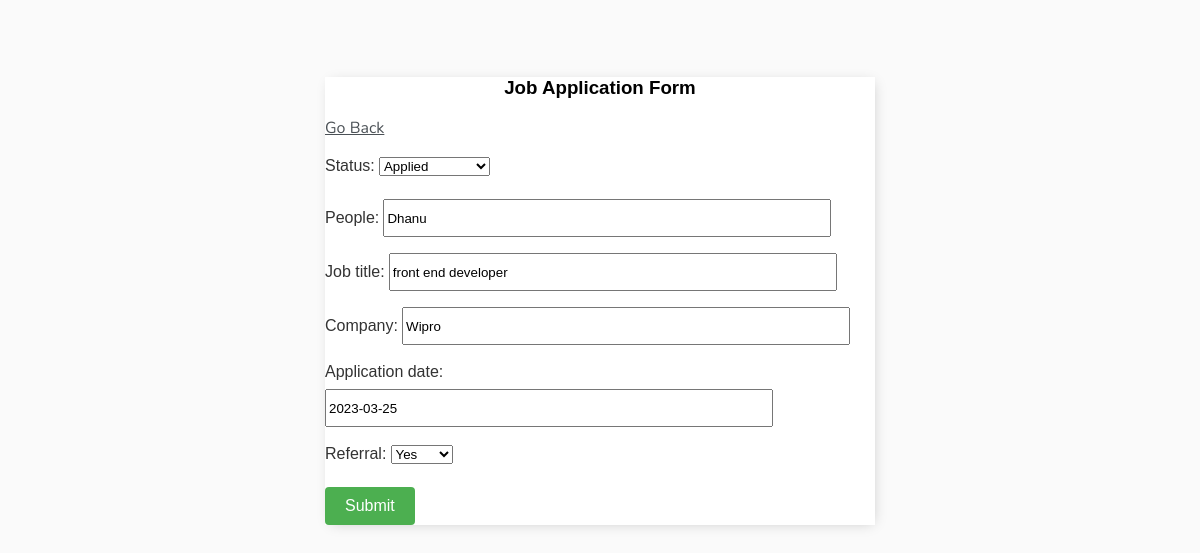
/application-update/4/ (signed in), run on the app's committed database.
### jobapplication/models.py (models this page shows, shortened)
class JobApplication(models.Model):
    STATUS_CHOICES = [
        ('AP', 'Applied'),
        ('IN', 'Interviewing'),
        ('OF', 'Offer Received'),
        ('AC', 'Accepted'),
        ('RE', 'Rejected'),
    ]
    REFERRAL_CHOICES = [
        ('YES', 'Yes'),
        ('NO', 'No'),
    ]
    user=models.ForeignKey(User, on_delete=models.CASCADE, null=True, blank=True)
    job_title = models.CharField(max_length=100)
    company = models.CharField(max_length=100)
    application_date = models.DateField()
    status = models.CharField(max_length=2, choices=STATUS_CHOICES)
    referral = models.CharField(max_length=3, choices=REFERRAL_CHOICES)
    people = models.CharField(max_length=255, blank=True, null=True)

### jobapplication/views.py (the view)
# urls.py: path('application-update/<int:pk>/', ApplicationUpdate.as_view(), name='application-update'),
class ApplicationUpdate(LoginRequiredMixin, UpdateView):
    model=JobApplication
    fields = {'job_title','company', 'application_date','status','referral','people'}
    success_url=reverse_lazy('applications')

### jobapplication/templates/jobapplication/jobapplication_form.html (shortened to what this page needs)
{% extends 'jobapplication/main.html'  %}
{% block content %}
<h3>Job Application Form</h3>
<a href="{% url 'applications' %}">Go Back</a>
<form method="POST" action="">
    {{form.as_p}}
    <button type="submit">Submit</button>
</form>
{% endblock content %}

### jobapplication/templates/jobapplication/main.html (style rules this page uses)
body { background-color: #FAFAFA; font-family: 'Nunito', sans-serif; padding-top: 50px; }
h1,h2,h3,h4,h5,h6 { font-family: 'Raleway', sans-serif; text-align:center; }
a,p { color: #4b5156; }
label { font-family: Arial, sans-serif; font-size: 16px; color: #333; margin-bottom: 8px; display: inline-block; }
button { padding: 10px 20px; background-color: #4CAF50; color: white; border: none; border-radius: 4px; cursor: pointer; font-size: 16px; }
input[type="text"],input[type="password"] { height: 32px; width:80%; }

### data on the page
JobApplication: status "Applied", people "Dhanu", job_title "front end developer", company "Wipro", application_date "2023-03-25", referral "Yes"
